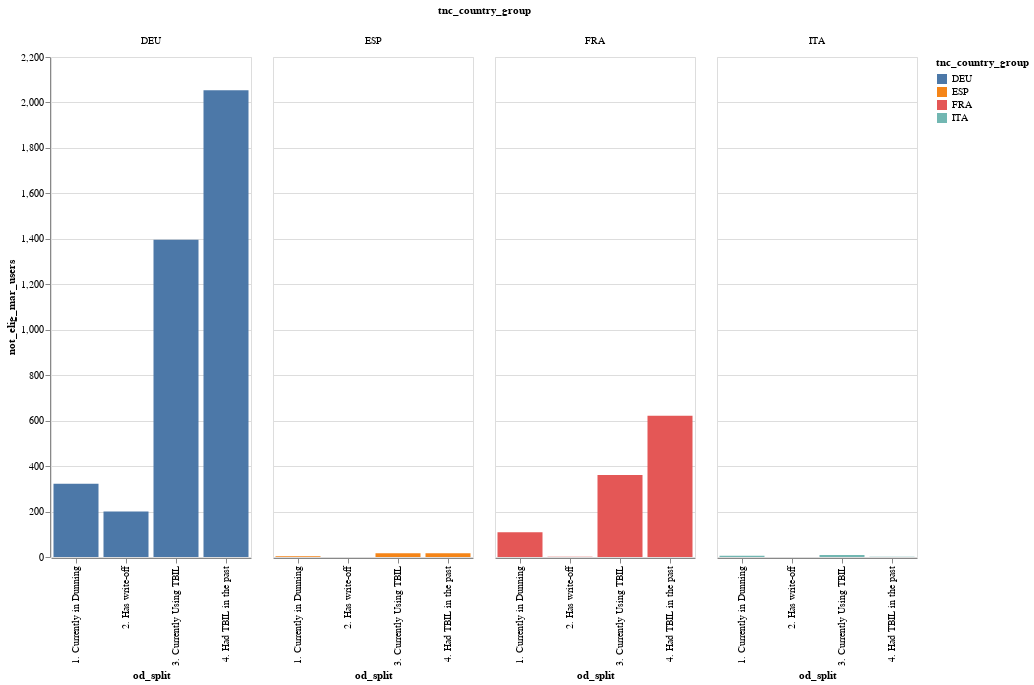

Notebook code cell kept with this figure:
### Code cell
af.column_multi(
    tbil_elig_maus_df,
    "tnc_country_group",
    "od_split",
    "not_elig_mar_users",
    "tnc_country_group",
    200,
    500,
    "x",
)

### Figure 1 — Vega-Lite specification as saved in the notebook (floating-point values rounded to 4 significant figures)
{"config": {"view": {"continuousWidth": 400, "continuousHeight": 300}}, "data": {"name": "data-35751bcd427d745cab09401752f0d9f6"}, "mark": "bar", "encoding": {"color": {"field": "tnc_country_group", "type": "nominal"}, "column": {"field": "tnc_country_group", "type": "nominal"}, "tooltip": {"field": "not_elig_mar_users", "type": "quantitative"}, "x": {"field": "od_split", "sort": "x", "type": "nominal"}, "y": {"field": "not_elig_mar_users", "type": "quantitative"}}, "height": 500, "width": 200, "$schema": "https://vega.github.io/schema/vega-lite/v4.17.0.json", "datasets": {"data-35751bcd427d745cab09401752f0d9f6": [{"od_split": "1. Currently in Dunning", "tnc_country_group": "DEU       ", "n_users": 322, "perc_elig_feb": 57.8, "perc_elig_mar": 0.0, "not_elig_feb_users": 136, "not_elig_mar_users": 322}, {"od_split": "1. Currently in Dunning", "tnc_country_group": "ESP       ", "n_users": 3, "perc_elig_feb": 0.0, "perc_elig_mar": 0.0, "not_elig_feb_users": 3, "not_elig_mar_users": 3}, {"od_split": "1. Currently in Dunning", "tnc_country_group": "FRA       ", "n_users": 109, "perc_elig_feb": 4.6, "perc_elig_mar": 0.0, "not_elig_feb_users": 104, "not_elig_mar_users": 109}, {"od_split": "1. Currently in Dunning", "tnc_country_group": "ITA       ", "n_users": 5, "perc_elig_feb": 40.0, "perc_elig_mar": 0.0, "not_elig_feb_users": 3, "not_elig_mar_users": 5}, {"od_split": "2. Has write-off", "tnc_country_group": "DEU       ", "n_users": 200, "perc_elig_feb": 5.0, "perc_elig_mar": 0.0, "not_elig_feb_users": 190, "not_elig_mar_users": 200}, {"od_split": "2. Has write-off", "tnc_country_group": "FRA       ", "n_users": 1, "perc_elig_feb": 0.0, "perc_elig_mar": 0.0, "not_elig_feb_users": 1, "not_elig_mar_users": 1}, {"od_split": "3. Currently Using TBIL", "tnc_country_group": "DEU       ", "n_users": 11564, "perc_elig_feb": 98.5, "perc_elig_mar": 87.9, "not_elig_feb_users": 170, "not_elig_mar_users": 1396}, {"od_split": "3. Currently Using TBIL", "tnc_country_group": "ESP       ", "n_users": 352, "perc_elig_feb": 98.3, "perc_elig_mar": 95.2, "not_elig_feb_users": 6, "not_elig_mar_users": 17}, {"od_split": "3. Currently Using TBIL", "tnc_country_group": "FRA       ", "n_users": 1933, "perc_elig_feb": 30.9, "perc_elig_mar": 81.3, "not_elig_feb_users": 1336, "not_elig_mar_users": 361}, {"od_split": "3. Currently Using TBIL", "tnc_country_group": "ITA       ", "n_users": 610, "perc_elig_feb": 94.8, "perc_elig_mar": 98.5, "not_elig_feb_users": 32, "not_elig_mar_users": 9}, {"od_split": "4. Had TBIL in the past", "tnc_country_group": "DEU       ", "n_users": 14290, "perc_elig_feb": 95.5, "perc_elig_mar": 85.6, "not_elig_feb_users": 638, "not_elig_mar_users": 2054}, {"od_split": "4. Had TBIL in the past", "tnc_country_group": "ESP       ", "n_users": 216, "perc_elig_feb": 93.1, "perc_elig_mar": 92.1, "not_elig_feb_users": 15, "not_elig_mar_users": 17}, {"od_split": "4. Had TBIL in the past", "tnc_country_group": "FRA       ", "n_users": 1129, "perc_elig_feb": 12.8, "perc_elig_mar": 45.0, "not_elig_feb_users": 985, "not_elig_mar_users": 621}, {"od_split": "4. Had TBIL in the past", "tnc_country_group": "ITA       ", "n_users": 198, "perc_elig_feb": 81.3, "perc_elig_mar": 99.5, "not_elig_feb_users": 37, "not_elig_mar_users": 1}]}}
